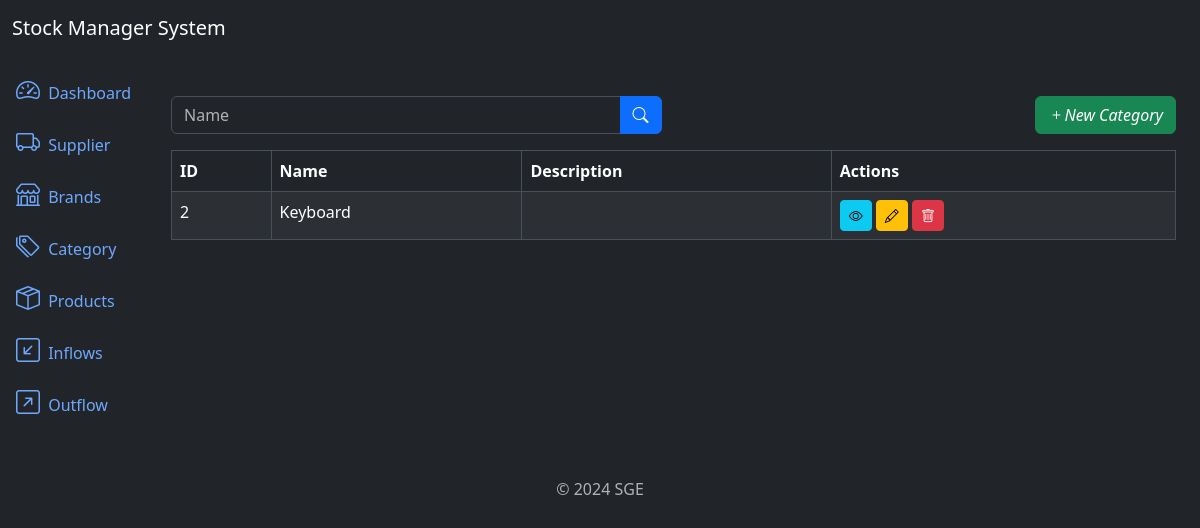
Page /categories/list/ on the earlier database version.
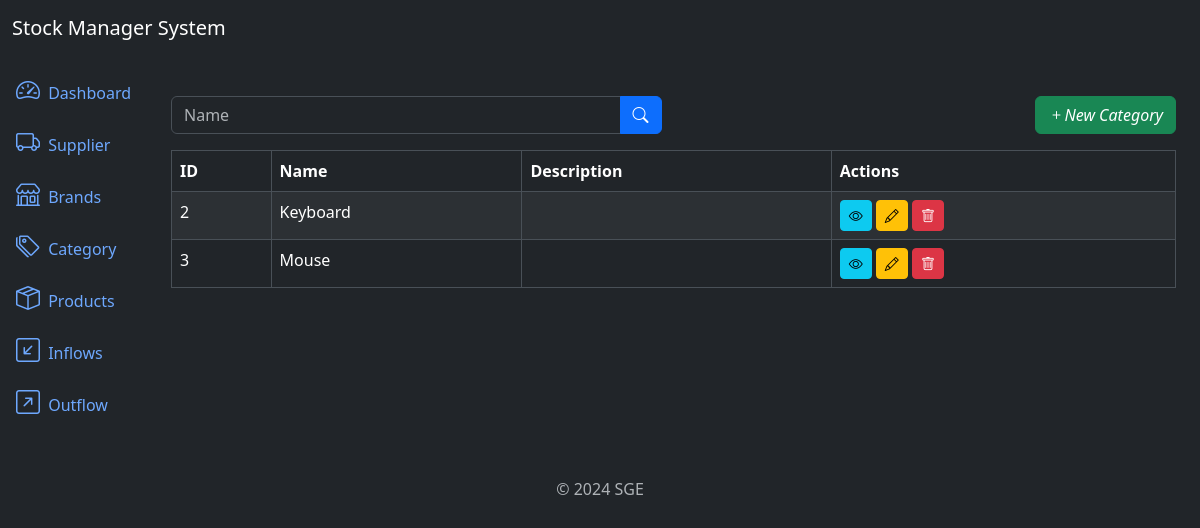
Same page on the later database version.
### categories/models.py (models this page shows, shortened)
class Category(models.Model):
	name = models.CharField(max_length=500)
	description = models.TextField(null=True, blank=True)
	created_at = models.DateTimeField(auto_now_add=True)
	updated_at = models.DateTimeField(auto_now=True)
	class Meta:
		ordering = ['name']

### categories/views.py (the view)
# urls.py: path('categories/list/', views.CategoryListView.as_view(), name='category_list'),
class CategoryListView(ListView):
	model = models.Category
	template_name = 'category_list.html'
	context_object_name = 'categories'
	paginate_by = 3
	def get_queryset(self):
		queryset = super().get_queryset()
		name = self.request.GET.get('name')
		if name:
			queryset = queryset.filter(name__icontains=name)
		return queryset

### categories/templates/category_list.html (shortened to what this page needs)
{% extends 'base.html' %}
{% block content %}
    <div class="row mb-3">
        <div class="col-md-6">
            <form method="get" action="{% url 'category_list' %}">
                <div class="input-group">
                    <input type="text" class="form-control" name="name" placeholder="Name"
                           value="{{ request.GET.name }}">
                    <button type="submit" class="btn btn-primary"><i class="bi bi-search"></i></button>
                </div>
            </form>
        </div>
        <div class="col mb-6">
            <a href="{% url 'category_create' %}" class="btn btn-success float-end">
                <i class="bi bi-plus">New Category</i>
            </a>
        </div>
    </div>
    <div class="table-responsive">
        <table class="table table-striped table-bordered">
            <thead class="thead-dark">
            <tr>
                <th>ID</th>
                <th>Name</th>
                <th>Description</th>
                <th>Actions</th>
            </tr>
            </thead>
            <tbody>
            {% for category in categories %}
                <tr>
                    <td>{{ category.id }}</td>
                    <td>{{ category.name }}</td>
                    <td>{{ category.description }}</td>
                    <td>
                        <a href="{% url 'category_detail' category.id %}" class="btn btn-info btn-sm"><i
                                class="bi bi-eye"></i></a>
                        <a href="{% url 'category_update' category.id %}" class="btn btn-warning btn-sm"><i
                                class="bi bi-pencil"></i></a>
                        <a href="{% url 'category_delete' category.id %}" class="btn btn-danger btn-sm"><i
                                class="bi bi-trash"></i></a>
                    </td>
                </tr>
            {% endfor %}
            </tbody>
        </table>
    </div>
{% endblock %}

Differences in the rows shown:
added Category: id "3", name "Mouse"
